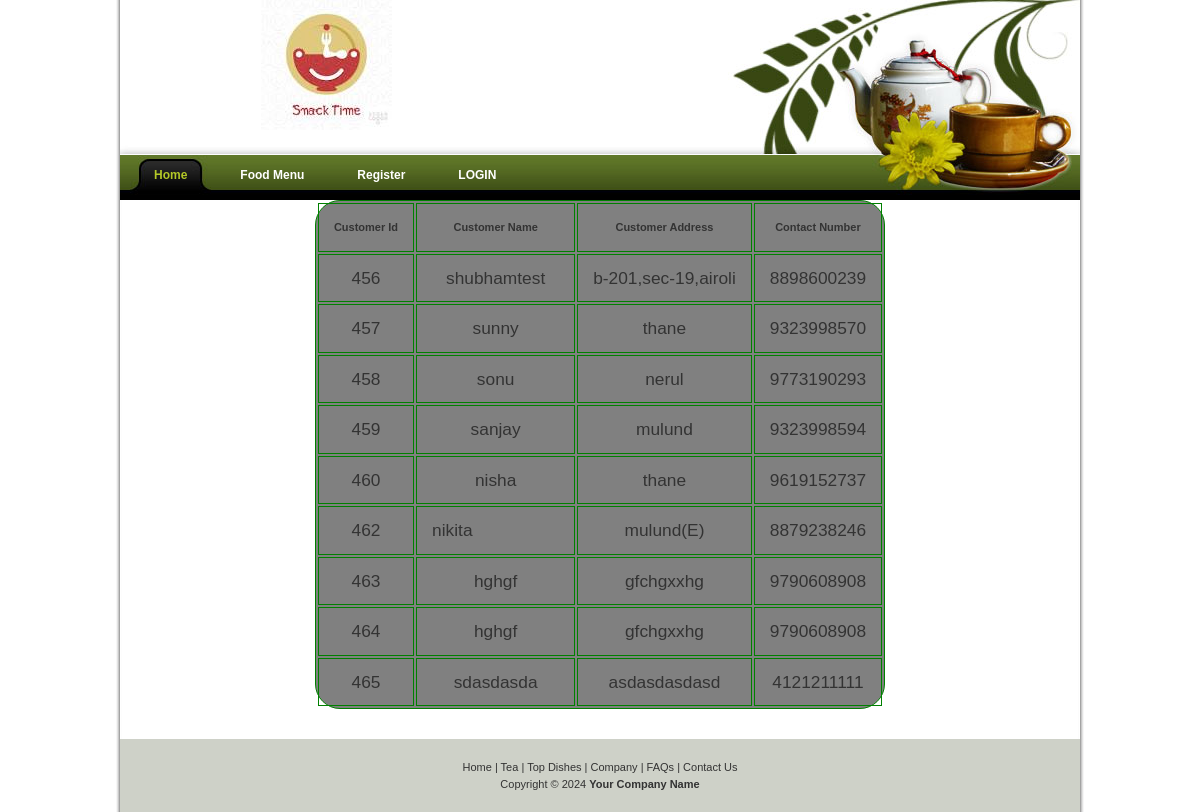
Screenshot of /CustomerList.php with the database file from the repository.
### tables this page shows
CREATE TABLE `customer` (
  `customerid` int(11) NOT NULL AUTO_INCREMENT,
  `customername` varchar(25) DEFAULT NULL,
  `customeraddress` char(20) DEFAULT NULL,
  `contact` mediumtext,
  `customerusername` varchar(20) NOT NULL DEFAULT '',
  `customerpassword` varchar(20) DEFAULT NULL,
  PRIMARY KEY (`customerid`,`customerusername`)
);

### CustomerList.php (the view, shortened to what this page needs)
<!DOCTYPE html PUBLIC "-//W3C//DTD XHTML 1.0 Transitional//EN" "http://www.w3.org/TR/xhtml1/DTD/xhtml1-transitional.dtd">
<html xmlns="http://www.w3.org/1999/xhtml">
<head>
<link href="templatemo_style.css" rel="stylesheet" type="text/css" />
</head>
<body>
<div id="templatemo_container">
	<div id="templatemo_header">
    	<div id="site_title"></div>
    </div>
      <?php include_once 'menu.php';?>
<?php
	    $sql_posts = " select * from customer " ;
        $res_posts = mysqli_query($connect,$sql_posts);
$table="
		<table bgcolor='gray' border='1' bordercolor='green' align='center' cellpadding='15'>
             <tr>
                <th>Customer Id</th>
                <th>Customer Name</th>
                <th>Customer Address</th>
                <th>Contact Number</th>";
$table= $table."</tr>";
echo $table;
while($row_posts = mysqli_fetch_array($res_posts))
    {
        	 echo '<tr>';
        echo "<td><center>";
            echo $row_posts['customerid'];
        echo "</center></td>";
        echo "<td><center>";
            echo $row_posts['customername'];
        echo "</center></td>";
		echo "<td><center>";
            echo $row_posts['customeraddress'];
        echo "</center></td>";
		echo "<td><center>";
            echo $row_posts['contact'];
        echo "</center></td>";
			echo "</tr>";
    }
  echo"
      </table>
    ";
?>
      <?php include_once 'footer.php';?>
</body>
</html>

### templatemo_style.css (style rules this page uses)
body { margin: 0; padding: 0; line-height: 1.5em; font-family: Verdana, Arial, san-serif; font-size: 11px; color: #333333; background: #fff; }
table { border-radius: 25px; }
table td { font-size:13pt; }
#templatemo_container { width: 960px; margin: 0 auto; padding: 0 5px; background: url(images/templatemo_main_bg.jpg) repeat-y; }
#templatemo_header { width: 920px; height: 155px; padding: 0 20px 0 20px; background: url(images/templatemo_header.jpg) no-repeat; }
#templatemo_header #site_title { float: left; font-size: 30px; font-weight: bold; color: #fff; padding: 20px 0 10px 0; width: 372px; height: 100px; background: url(images/index.jpeg) no-repeat bottom; }

### rows the page displays
customer: customerid "456", customername "shubhamtest", customeraddress "b-201,sec-19,airoli", contact "8898600239"
customer: customerid "457", customername "sunny", customeraddress "thane", contact "9323998570"
customer: customerid "458", customername "sonu", customeraddress "nerul", contact "9773190293"
customer: customerid "459", customername "sanjay", customeraddress "mulund", contact "9323998594"
customer: customerid "460", customername "nisha", customeraddress "thane", contact "9619152737"
customer: customerid "462", customername "nikita", customeraddress "mulund(E)", contact "8879238246"
customer: customerid "463", customername "hghgf", customeraddress "gfchgxxhg", contact "9790608908"
customer: customerid "464", customername "hghgf", customeraddress "gfchgxxhg", contact "9790608908"
customer: customerid "465", customername "sdasdasda", customeraddress "asdasdasdasd", contact "4121211111"
